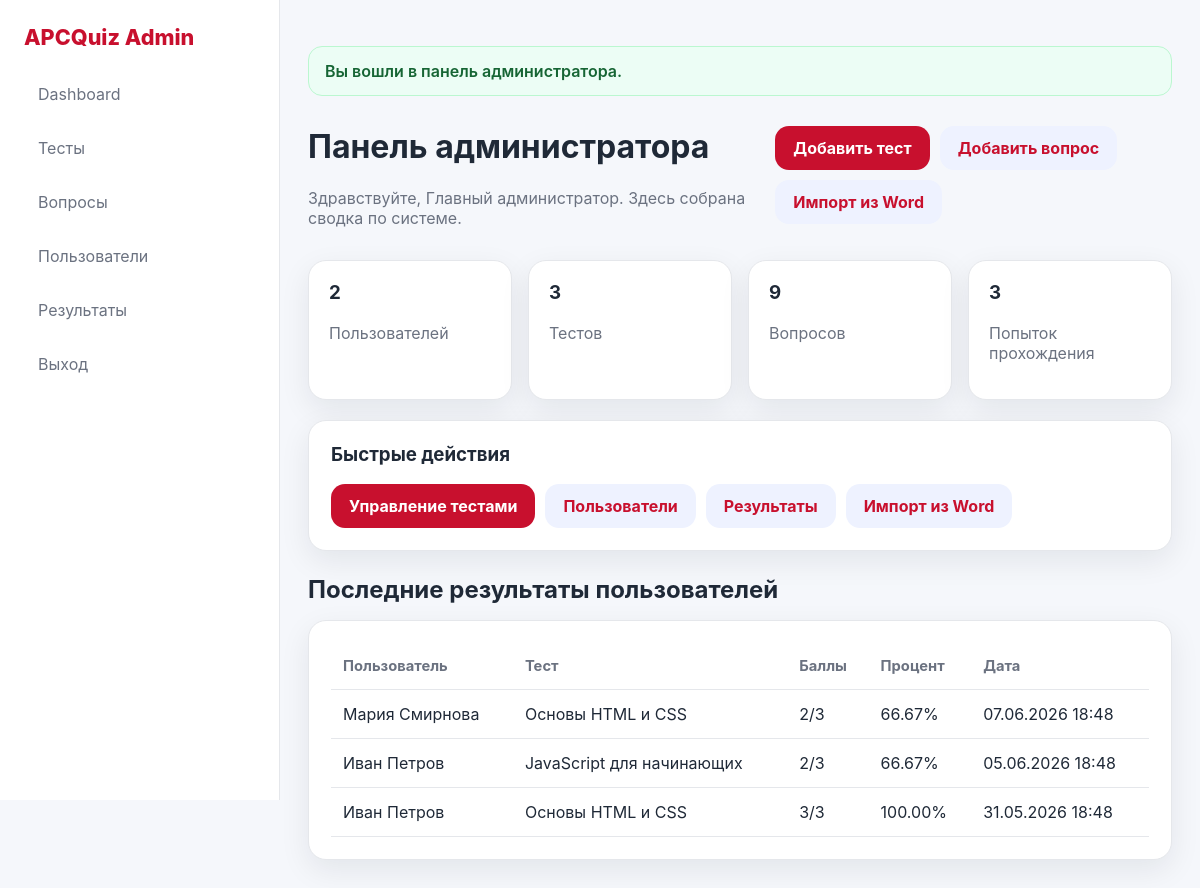
The app's page /admin_dashboard.php (signed in) with its own data.
### tables this page shows
CREATE TABLE user_results (
    id INT AUTO_INCREMENT PRIMARY KEY,
    user_id INT NOT NULL,
    test_id INT NOT NULL,
    score INT NOT NULL DEFAULT 0,
    max_score INT NOT NULL DEFAULT 0,
    percentage DECIMAL(5,2) NOT NULL DEFAULT 0.00,
    successful TINYINT(1) NOT NULL DEFAULT 0,
    created_at TIMESTAMP DEFAULT CURRENT_TIMESTAMP,
    CONSTRAINT fk_results_user FOREIGN KEY (user_id) REFERENCES users(id) ON DELETE CASCADE,
    CONSTRAINT fk_results_test FOREIGN KEY (test_id) REFERENCES tests(id) ON DELETE CASCADE
);

CREATE TABLE users (
    id INT AUTO_INCREMENT PRIMARY KEY,
    full_name VARCHAR(150) NOT NULL,
    username VARCHAR(50) NOT NULL UNIQUE,
    email VARCHAR(120) NOT NULL UNIQUE,
    password_hash VARCHAR(255) NOT NULL,
    created_at TIMESTAMP DEFAULT CURRENT_TIMESTAMP
);

CREATE TABLE tests (
    id INT AUTO_INCREMENT PRIMARY KEY,
    category_id INT NULL,
    title VARCHAR(200) NOT NULL,
    description TEXT NULL,
    time_limit INT NOT NULL DEFAULT 15,
    is_active TINYINT(1) NOT NULL DEFAULT 1,
    created_at TIMESTAMP DEFAULT CURRENT_TIMESTAMP,
    CONSTRAINT fk_tests_category FOREIGN KEY (category_id) REFERENCES categories(id) ON DELETE SET NULL
);

### functions.php (called while the page is built, shortened)
<?php
function e($value): string
{
    return htmlspecialchars((string)$value, ENT_QUOTES, 'UTF-8');
}
function isAdminLoggedIn(): bool
{
    return !empty($_SESSION['admin_id']);
}
function currentAdmin(PDO $pdo): ?array
{
    $stmt = $pdo->prepare("SELECT * FROM admins WHERE id = ?");
    $stmt->execute([$_SESSION['admin_id']]);
    return $stmt->fetch() ?: null;
}

### admin_dashboard.php (the view, shortened to what this page needs)
<?php
require_once __DIR__ . '/../config/db.php';
require_once __DIR__ . '/../includes/functions.php';
$admin = currentAdmin($pdo);
$counts = [
    'users' => (int)$pdo->query("SELECT COUNT(*) FROM users")->fetchColumn(),
    'tests' => (int)$pdo->query("SELECT COUNT(*) FROM tests")->fetchColumn(),
    'questions' => (int)$pdo->query("SELECT COUNT(*) FROM questions")->fetchColumn(),
    'attempts' => (int)$pdo->query("SELECT COUNT(*) FROM user_results")->fetchColumn(),
];
$latest = $pdo->query("
    SELECT ur.*, u.full_name, t.title
    FROM user_results ur
    JOIN users u ON u.id = ur.user_id
    JOIN tests t ON t.id = ur.test_id
    ORDER BY ur.created_at DESC
    LIMIT 8
")->fetchAll();
require_once __DIR__ . '/../includes/admin_header.php';
?>
<div class="section-title">
    <div>
        <h1>Панель администратора</h1>
        <p class="muted">Здравствуйте, <?= e($admin['full_name']); ?>. Здесь собрана сводка по системе.</p>
    </div>
    <div class="inline-actions">
        <a class="btn btn-primary" href="/knowledge_test_system/admin/manage_tests.php?action=create">Добавить тест</a>
        <a class="btn btn-light" href="/knowledge_test_system/admin/manage_questions.php?action=create">Добавить вопрос</a>
        <a class="btn btn-light" href="/knowledge_test_system/admin/import_questions.php">Импорт из Word</a>
    </div>
</div>
<div class="dashboard-grid">
    <div class="stat-card"><h3><?= $counts['users']; ?></h3><p class="muted">Пользователей</p></div>
    <div class="stat-card"><h3><?= $counts['tests']; ?></h3><p class="muted">Тестов</p></div>
    <div class="stat-card"><h3><?= $counts['questions']; ?></h3><p class="muted">Вопросов</p></div>
    <div class="stat-card"><h3><?= $counts['attempts']; ?></h3><p class="muted">Попыток прохождения</p></div>
</div>
<div class="cards">
    <div class="card">
        <h3>Быстрые действия</h3>
        <div class="inline-actions">
            <a class="btn btn-primary" href="/knowledge_test_system/admin/manage_tests.php">Управление тестами</a>
            <a class="btn btn-light" href="/knowledge_test_system/admin/manage_users.php">Пользователи</a>
            <a class="btn btn-light" href="/knowledge_test_system/admin/manage_results.php">Результаты</a>
            <a class="btn btn-light" href="/knowledge_test_system/admin/import_questions.php">Импорт из Word</a>
        </div>
    </div>
</div>
<div class="section-title" style="margin-top:24px;">
    <h2>Последние результаты пользователей</h2>
</div>
<div class="table-wrap">
    <table>
        <thead>
            <tr>
                <th>Пользователь</th>
                <th>Тест</th>
                <th>Баллы</th>
                <th>Процент</th>
                <th>Дата</th>
            </tr>
        </thead>
        <tbody>
            <?php foreach ($latest as $row): ?>
                <tr>
                    <td><?= e($row['full_name']); ?></td>
                    <td><?= e($row['title']); ?></td>
                    <td><?= (int)$row['score']; ?>/<?= (int)$row['max_score']; ?></td>
                    <td><?= e($row['percentage']); ?>%</td>
                    <td><?= e(date('d.m.Y H:i', strtotime($row['created_at']))); ?></td>
                </tr>
            <?php endforeach; ?>
        </tbody>
    </table>
</div>
<?php require_once __DIR__ . '/../includes/admin_footer.php'; ?>

### style.css (style rules this page uses)
:root { --bg: #f8f8f8; --card: #ffffff; --text: #1f2937; --muted: #6b7280; --primary: #c8102e; --primary-dark: #a50d25; --border: #e5e7eb; --success: #16a34a; --danger: #c8102e; --warning: #d97706; --shadow: 0 10px 30px rgba(15, 23, 42, 0.08); --radius: 18px; }
* { box-sizing: border-box; }
html, body { margin: 0; padding: 0; font-family: Inter, "Segoe UI", Arial, sans-serif; background: var(--bg); color: var(--text); }
body { min-height: 100vh; }
a { color: inherit; text-decoration: none; }
.muted { color: var(--muted); }
.hero-card, .card, .stat-card, .panel, .table-wrap, .auth-card { background: var(--card); border: 1px solid var(--border); border-radius: var(--radius); box-shadow: var(--shadow); }
.card, .panel, .table-wrap { padding: 22px; }
.stat-card { padding: 20px; }
.stat-card h3, .card h3 { margin-top: 0; }
.cards { display: grid; grid-template-columns: repeat(auto-fit, minmax(220px, 1fr)); gap: 18px; }
.section-title { display: flex; justify-content: space-between; align-items: center; gap: 12px; margin: 10px 0 16px; }
.section-title h2 { margin: 0; }
.inline-actions { display: flex; gap: 10px; flex-wrap: wrap; }
.btn { display: inline-flex; align-items: center; justify-content: center; gap: 8px; border: none; cursor: pointer; padding: 12px 18px; border-radius: 14px; font-weight: 700; transition: 0.25s; font-family: Inter, "Segoe UI", Arial, sans-serif; }
.btn-primary { background: var(--primary); color: #ffffff !important; }
.btn-light { background: #eef2ff; color: var(--primary) !important; }
.table-wrap { overflow: auto; }
table { width: 100%; border-collapse: collapse; }
th, td { padding: 14px 12px; border-bottom: 1px solid var(--border); text-align: left; vertical-align: top; }
th { font-size: 0.92rem; color: var(--muted); }

### admin.css (style rules this page uses)
.dashboard-grid { display:grid;grid-template-columns:repeat(4,1fr);gap:16px;margin-bottom:20px }

### records on screen
user_results: user.full_name "Мария Смирнова", test.title "Основы HTML и CSS", score "2", max_score "3", percentage "66.67", created_at "07.06.2026 18:48"
user_results: user.full_name "Иван Петров", test.title "JavaScript для начинающих", score "2", max_score "3", percentage "66.67", created_at "05.06.2026 18:48"
user_results: user.full_name "Иван Петров", test.title "Основы HTML и CSS", score "3", max_score "3", percentage "100.00", created_at "31.05.2026 18:48"

### other values on screen
$flash['message'] "Вы вошли в панель администратора."
$admin['full_name'] "Главный администратор"
$counts['users'] "2"
$counts['tests'] "3"
$counts['questions'] "9"
$counts['attempts'] "3"
